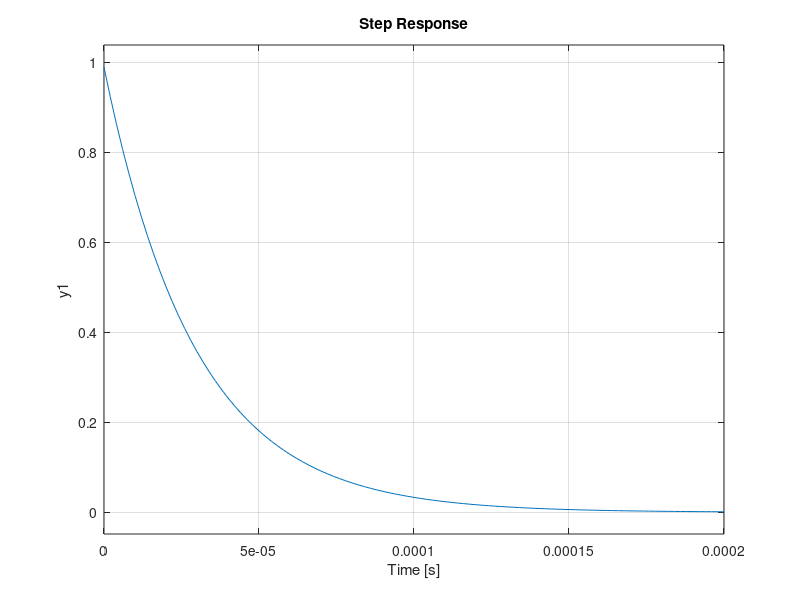

This figure's MATLAB source:
% Given values
R = 52e3;        % Ohms
C1 = 560e-12;    % Farads
C2 = 6e-12;      % Farads

% Numerator and denominator coefficients
num = [R*C1 0];
den = [R*(C1 + C2) 1];

% Create transfer function
H = tf(num, den);

% Display
disp(H)

% Plot step or frequency response if needed
step(H)
% bode(H)
